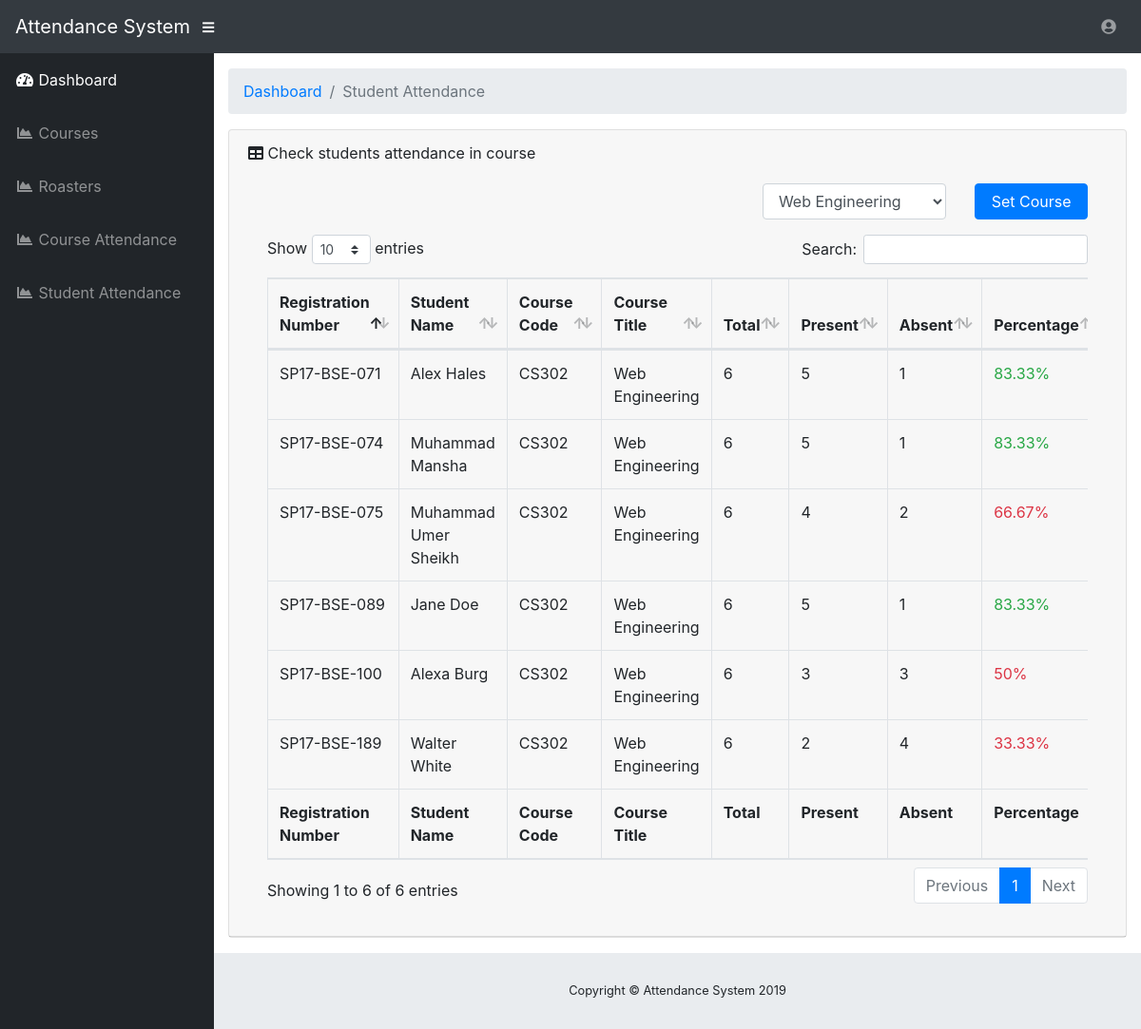
The app's page /student-attendance.php?course=1 (signed in) with its own data.
### tables this page shows
CREATE TABLE `course_student` (
  `cs_id` int(11) NOT NULL,
  `course_id` int(11) NOT NULL,
  `student_id` int(11) NOT NULL,
  `register_date` date NOT NULL
);

CREATE TABLE `student` (
  `student_id` int(11) NOT NULL,
  `student_name` varchar(55) NOT NULL,
  `student_reg_no` varchar(14) NOT NULL,
  `student_email` varchar(55) NOT NULL
);

CREATE TABLE `course` (
  `course_id` int(11) NOT NULL,
  `course_code` varchar(6) NOT NULL,
  `course_title` varchar(255) NOT NULL,
  `course_description` varchar(10000) NOT NULL
);

### src/php/database/Db.php (called while the page is built, shortened)
<?php
class DB
{
    private static $con;
    public static function connect(){
        if(self::$con == null){
            self::$con = mysqli_connect("YOUR HOSTNAME HERE", "YOUR USERNAME HERE", "YOUR PASSWORD HERE", "YOUR DATABASE NAME HERE");
            return self::$con;
        }
        return self::$con;
    }
}

### src/student-attendance.php (the view, shortened to what this page needs)
<?php
require 'php/database/Db.php';
$teacherID = (int) $_SESSION['teacher_id'];
?>
<?php include 'layout/top.php'; ?>
      <div class="container-fluid">
        <ol class="breadcrumb">
          <li class="breadcrumb-item">
            <a href="#">Dashboard</a>
          </li>
          <li class="breadcrumb-item active">Student Attendance</li>
        </ol>
        <div class="card mb-3">
          <div class="card-header">
            <i class="fas fa-table"></i>
            Check students attendance in course
          <div class="card-body">
            <div class="row mb-3">
                  <div class="col-md-7"></div>
                  <div class="col-md-3">
                      <select class="form-control" id="course">
                          <?php
                          $courseResult = mysqli_query(DB::connect(), "SELECT * FROM `course` c JOIN course_teacher ct ON c.course_id = ct.course_id WHERE ct.teacher_id = ". $teacherID);
                          while($courseRow = mysqli_fetch_assoc($courseResult)):
                          ?>
                          <option value="<?= $courseRow['course_id'] ?>"><?= $courseRow['course_title'] ?></option>
                          <?php
                          endwhile;
                          ?>
                      </select>
                  </div>
                  <div class="col-md-2">
                      <a href="#" onclick="setCourse()" class="btn btn-block btn-primary">Set Course</a>
                  </div>
              </div>
            <div class="table-responsive">
              <table class="table table-bordered" id="dataTable" width="100%" cellspacing="0">
                <thead>
                  <tr>
                    <th>Registration Number</th>
                    <th>Student Name</th>
                    <th>Course Code</th>
                    <th>Course Title</th>
                    <th>Total</th>
                    <th>Present</th>
                    <th>Absent</th>
                    <th>Percentage</th>
                  </tr>
                </thead>
                <tfoot>
                  <tr>
                      <th>Registration Number</th>
                      <th>Student Name</th>
                      <th>Course Code</th>
                      <th>Course Title</th>
                      <th>Total</th>
                      <th>Present</th>
                      <th>Absent</th>
                      <th>Percentage</th>
                  </tr>
                </tfoot>
                <tbody>
                    <?php if(isset($_GET['course'])):
                        $course = (int) $_GET['course'];
                        $studentR = mysqli_query(DB::connect(), "SELECT * FROM course_student cs JOIN student s ON cs.student_id = s.student_id JOIN course c ON cs.course_id = c.course_id WHERE cs.course_id = ".$course);
                        if(mysqli_num_rows($studentR) > 0):
                            while($student = mysqli_fetch_assoc($studentR)):
                    ?>
                    <tr>
                      <td><?= $student['student_reg_no'] ?></td>
                      <td><?= $student['student_name'] ?></td>
                      <td><?= $student['course_code'] ?></td>
                      <td><?= $student['course_title'] ?></td>
                      <?php
                      $allR = mysqli_query(DB::connect(), "SELECT * FROM `attendance_log` WHERE student_id = ".$student['student_id']." AND course_id = ".$student['course_id']." AND teacher_id = ".$teacherID);
                      $all = mysqli_num_rows($allR);
                      ?>
                      <td><?= $all ?></td>
                      <?php
                      $presentR = mysqli_query(DB::connect(), "SELECT * FROM `attendance_log` WHERE student_id = ".$student['student_id']." AND course_id = ".$student['course_id']." AND attendance = 'Present' AND teacher_id = ".$teacherID);
                      $present = mysqli_num_rows($presentR);
                      ?>
                      <td><?= $present ?></td>
                      <?php
                      $absentR = mysqli_query(DB::connect(), "SELECT * FROM `attendance_log` WHERE student_id = ".$student['student_id']." AND course_id = ".$student['course_id']." AND attendance = 'Absent' AND teacher_id = ".$teacherID);
                      $absent = mysqli_num_rows($absentR);
                      ?>
                      <td><?= $absent ?></td>
                      <?php $percentage = round(($present/$all)*100, 2) ?>
                      <td class="text-<?= ($percentage < 80)? "danger": "success"; ?>"><?= $percentage; ?>%</td>
                    </tr>
                    <?php
                            endwhile;
                        endif;
                    endif; ?>
                </tbody>
              </table>
            </div>
          </div>
        </div>
      </div>
      <footer class="sticky-footer">
        <div class="container my-auto">
          <div class="copyright text-center my-auto">
            <span>Copyright © Attendance System
                </span>
          </div>
        </div>
      </footer>
    </div>
<?php include 'layout/bottom.php'; ?>

### records on screen
course_student: student.student_reg_no "SP17-BSE-075", student.student_name "Muhammad Umer Sheikh", course.course_code "CS302", course.course_title "Web Engineering", all "6", present "4", absent "2", percentage "66.67"
course_student: student.student_reg_no "SP17-BSE-074", student.student_name "Muhammad Mansha", course.course_code "CS302", course.course_title "Web Engineering", all "6", present "5", absent "1", percentage "83.33"
course_student: student.student_reg_no "SP17-BSE-071", student.student_name "Alex Hales", course.course_code "CS302", course.course_title "Web Engineering", all "6", present "5", absent "1", percentage "83.33"
course_student: student.student_reg_no "SP17-BSE-089", student.student_name "Jane Doe", course.course_code "CS302", course.course_title "Web Engineering", all "6", present "5", absent "1", percentage "83.33"
course_student: student.student_reg_no "SP17-BSE-100", student.student_name "Alexa Burg", course.course_code "CS302", course.course_title "Web Engineering", all "6", present "3", absent "3", percentage "50"
course_student: student.student_reg_no "SP17-BSE-189", student.student_name "Walter White", course.course_code "CS302", course.course_title "Web Engineering", all "6", present "2", absent "4", percentage "33.33"

### other values on screen
form field value "Web Engineering"
